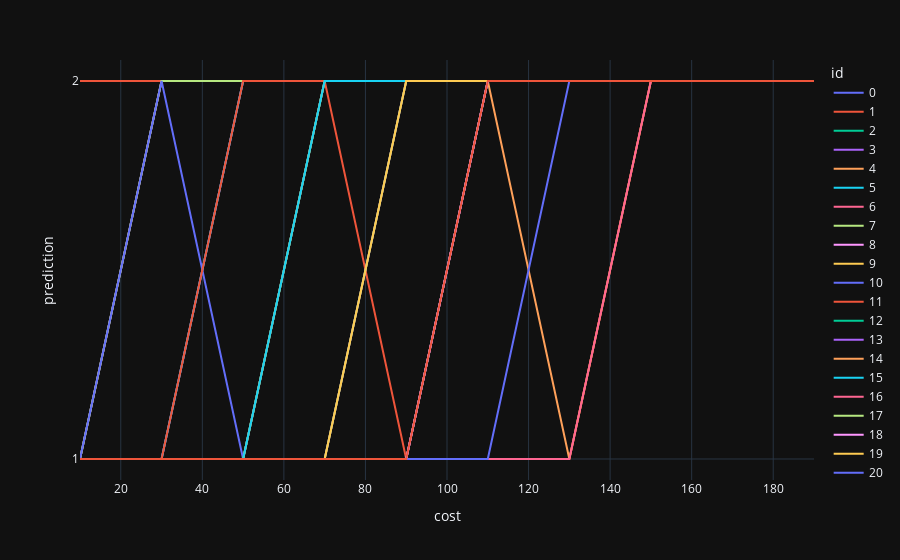

The code cell stored with this chart in its notebook:
### Code cell
plot_strategy(control_pred, "cost", "prediction", "id")

### Figure 1 — Plotly figure (JSON) as saved in the notebook; plotly's stock layout.template omitted (floating-point values rounded to 4 significant figures)
{"data": [{"hovertemplate": "id=0<br>cost=%{x}<br>prediction=%{y}<extra></extra>", "legendgroup": "0", "line": {"color": "#636efa", "dash": "solid"}, "marker": {"symbol": "circle"}, "mode": "lines", "name": "0", "orientation": "h", "showlegend": true, "x": [10, 30, 50, 70, 90, 110, 130, 150, 170, 190], "xaxis": "x", "y": ["1", "2", "2", "2", "2", "2", "2", "2", "2", "2"], "yaxis": "y", "type": "scatter"}, {"hovertemplate": "id=1<br>cost=%{x}<br>prediction=%{y}<extra></extra>", "legendgroup": "1", "line": {"color": "#EF553B", "dash": "solid"}, "marker": {"symbol": "circle"}, "mode": "lines", "name": "1", "orientation": "h", "showlegend": true, "x": [10, 30, 50, 70, 90, 110, 130, 150, 170, 190], "xaxis": "x", "y": ["2", "2", "2", "2", "1", "1", "1", "2", "2", "2"], "yaxis": "y", "type": "scatter"}, {"hovertemplate": "id=2<br>cost=%{x}<br>prediction=%{y}<extra></extra>", "legendgroup": "2", "line": {"color": "#00cc96", "dash": "solid"}, "marker": {"symbol": "circle"}, "mode": "lines", "name": "2", "orientation": "h", "showlegend": true, "x": [10, 30, 50, 70, 90, 110, 130, 150, 170, 190], "xaxis": "x", "y": ["1", "1", "1", "2", "2", "2", "2", "2", "2", "2"], "yaxis": "y", "type": "scatter"}, {"hovertemplate": "id=3<br>cost=%{x}<br>prediction=%{y}<extra></extra>", "legendgroup": "3", "line": {"color": "#ab63fa", "dash": "solid"}, "marker": {"symbol": "circle"}, "mode": "lines", "name": "3", "orientation": "h", "showlegend": true, "x": [10, 30, 50, 70, 90, 110, 130, 150, 170, 190], "xaxis": "x", "y": ["1", "1", "2", "2", "2", "2", "2", "2", "2", "2"], "yaxis": "y", "type": "scatter"}, {"hovertemplate": "id=4<br>cost=%{x}<br>prediction=%{y}<extra></extra>", "legendgroup": "4", "line": {"color": "#FFA15A", "dash": "solid"}, "marker": {"symbol": "circle"}, "mode": "lines", "name": "4", "orientation": "h", "showlegend": true, "x": [10, 30, 50, 70, 90, 110, 130, 150, 170, 190], "xaxis": "x", "y": ["1", "2", "2", "2", "2", "2", "1", "2", "2", "2"], "yaxis": "y", "type": "scatter"}, {"hovertemplate": "id=5<br>cost=%{x}<br>prediction=%{y}<extra></extra>", "legendgroup": "5", "line": {"color": "#19d3f3", "dash": "solid"}, "marker": {"symbol": "circle"}, "mode": "lines", "name": "5", "orientation": "h", "showlegend": true, "x": [10, 30, 50, 70, 90, 110, 130, 150, 170, 190], "xaxis": "x", "y": ["1", "1", "2", "2", "2", "2", "2", "2", "2", "2"], "yaxis": "y", "type": "scatter"}, {"hovertemplate": "id=6<br>cost=%{x}<br>prediction=%{y}<extra></extra>", "legendgroup": "6", "line": {"color": "#FF6692", "dash": "solid"}, "marker": {"symbol": "circle"}, "mode": "lines", "name": "6", "orientation": "h", "showlegend": true, "x": [10, 30, 50, 70, 90, 110, 130, 150, 170, 190], "xaxis": "x", "y": ["1", "1", "1", "2", "2", "2", "2", "2", "2", "2"], "yaxis": "y", "type": "scatter"}, {"hovertemplate": "id=7<br>cost=%{x}<br>prediction=%{y}<extra></extra>", "legendgroup": "7", "line": {"color": "#B6E880", "dash": "solid"}, "marker": {"symbol": "circle"}, "mode": "lines", "name": "7", "orientation": "h", "showlegend": true, "x": [10, 30, 50, 70, 90, 110, 130, 150, 170, 190], "xaxis": "x", "y": ["1", "2", "2", "2", "2", "2", "2", "2", "2", "2"], "yaxis": "y", "type": "scatter"}, {"hovertemplate": "id=8<br>cost=%{x}<br>prediction=%{y}<extra></extra>", "legendgroup": "8", "line": {"color": "#FF97FF", "dash": "solid"}, "marker": {"symbol": "circle"}, "mode": "lines", "name": "8", "orientation": "h", "showlegend": true, "x": [10, 30, 50, 70, 90, 110, 130, 150, 170, 190], "xaxis": "x", "y": ["1", "1", "1", "1", "1", "2", "2", "2", "2", "2"], "yaxis": "y", "type": "scatter"}, {"hovertemplate": "id=9<br>cost=%{x}<br>prediction=%{y}<extra></extra>", "legendgroup": "9", "line": {"color": "#FECB52", "dash": "solid"}, "marker": {"symbol": "circle"}, "mode": "lines", "name": "9", "orientation": "h", "showlegend": true, "x": [10, 30, 50, 70, 90, 110, 130, 150, 170, 190], "xaxis": "x", "y": ["1", "1", "1", "1", "1", "2", "2", "2", "2", "2"], "yaxis": "y", "type": "scatter"}, {"hovertemplate": "id=10<br>cost=%{x}<br>prediction=%{y}<extra></extra>", "legendgroup": "10", "line": {"color": "#636efa", "dash": "solid"}, "marker": {"symbol": "circle"}, "mode": "lines", "name": "10", "orientation": "h", "showlegend": true, "x": [10, 30, 50, 70, 90, 110, 130, 150, 170, 190], "xaxis": "x", "y": ["1", "2", "1", "1", "1", "2", "2", "2", "2", "2"], "yaxis": "y", "type": "scatter"}, {"hovertemplate": "id=11<br>cost=%{x}<br>prediction=%{y}<extra></extra>", "legendgroup": "11", "line": {"color": "#EF553B", "dash": "solid"}, "marker": {"symbol": "circle"}, "mode": "lines", "name": "11", "orientation": "h", "showlegend": true, "x": [10, 30, 50, 70, 90, 110, 130, 150, 170, 190], "xaxis": "x", "y": ["1", "1", "2", "2", "2", "2", "2", "2", "2", "2"], "yaxis": "y", "type": "scatter"}, {"hovertemplate": "id=12<br>cost=%{x}<br>prediction=%{y}<extra></extra>", "legendgroup": "12", "line": {"color": "#00cc96", "dash": "solid"}, "marker": {"symbol": "circle"}, "mode": "lines", "name": "12", "orientation": "h", "showlegend": true, "x": [10, 30, 50, 70, 90, 110, 130, 150, 170, 190], "xaxis": "x", "y": ["1", "1", "1", "2", "2", "2", "2", "2", "2", "2"], "yaxis": "y", "type": "scatter"}, {"hovertemplate": "id=13<br>cost=%{x}<br>prediction=%{y}<extra></extra>", "legendgroup": "13", "line": {"color": "#ab63fa", "dash": "solid"}, "marker": {"symbol": "circle"}, "mode": "lines", "name": "13", "orientation": "h", "showlegend": true, "x": [10, 30, 50, 70, 90, 110, 130, 150, 170, 190], "xaxis": "x", "y": ["1", "1", "1", "1", "2", "2", "2", "2", "2", "2"], "yaxis": "y", "type": "scatter"}, {"hovertemplate": "id=14<br>cost=%{x}<br>prediction=%{y}<extra></extra>", "legendgroup": "14", "line": {"color": "#FFA15A", "dash": "solid"}, "marker": {"symbol": "circle"}, "mode": "lines", "name": "14", "orientation": "h", "showlegend": true, "x": [10, 30, 50, 70, 90, 110, 130, 150, 170, 190], "xaxis": "x", "y": ["1", "1", "1", "2", "2", "2", "2", "2", "2", "2"], "yaxis": "y", "type": "scatter"}, {"hovertemplate": "id=15<br>cost=%{x}<br>prediction=%{y}<extra></extra>", "legendgroup": "15", "line": {"color": "#19d3f3", "dash": "solid"}, "marker": {"symbol": "circle"}, "mode": "lines", "name": "15", "orientation": "h", "showlegend": true, "x": [10, 30, 50, 70, 90, 110, 130, 150, 170, 190], "xaxis": "x", "y": ["1", "1", "1", "2", "2", "2", "2", "2", "2", "2"], "yaxis": "y", "type": "scatter"}, {"hovertemplate": "id=16<br>cost=%{x}<br>prediction=%{y}<extra></extra>", "legendgroup": "16", "line": {"color": "#FF6692", "dash": "solid"}, "marker": {"symbol": "circle"}, "mode": "lines", "name": "16", "orientation": "h", "showlegend": true, "x": [10, 30, 50, 70, 90, 110, 130, 150, 170, 190], "xaxis": "x", "y": ["1", "1", "1", "1", "1", "1", "1", "2", "2", "2"], "yaxis": "y", "type": "scatter"}, {"hovertemplate": "id=17<br>cost=%{x}<br>prediction=%{y}<extra></extra>", "legendgroup": "17", "line": {"color": "#B6E880", "dash": "solid"}, "marker": {"symbol": "circle"}, "mode": "lines", "name": "17", "orientation": "h", "showlegend": true, "x": [10, 30, 50, 70, 90, 110, 130, 150, 170, 190], "xaxis": "x", "y": ["1", "1", "1", "1", "2", "2", "2", "2", "2", "2"], "yaxis": "y", "type": "scatter"}, {"hovertemplate": "id=18<br>cost=%{x}<br>prediction=%{y}<extra></extra>", "legendgroup": "18", "line": {"color": "#FF97FF", "dash": "solid"}, "marker": {"symbol": "circle"}, "mode": "lines", "name": "18", "orientation": "h", "showlegend": true, "x": [10, 30, 50, 70, 90, 110, 130, 150, 170, 190], "xaxis": "x", "y": ["1", "1", "1", "1", "1", "2", "2", "2", "2", "2"], "yaxis": "y", "type": "scatter"}, {"hovertemplate": "id=19<br>cost=%{x}<br>prediction=%{y}<extra></extra>", "legendgroup": "19", "line": {"color": "#FECB52", "dash": "solid"}, "marker": {"symbol": "circle"}, "mode": "lines", "name": "19", "orientation": "h", "showlegend": true, "x": [10, 30, 50, 70, 90, 110, 130, 150, 170, 190], "xaxis": "x", "y": ["1", "1", "1", "1", "2", "2", "2", "2", "2", "2"], "yaxis": "y", "type": "scatter"}, {"hovertemplate": "id=20<br>cost=%{x}<br>prediction=%{y}<extra></extra>", "legendgroup": "20", "line": {"color": "#636efa", "dash": "solid"}, "marker": {"symbol": "circle"}, "mode": "lines", "name": "20", "orientation": "h", "showlegend": true, "x": [10, 30, 50, 70, 90, 110, 130, 150, 170, 190], "xaxis": "x", "y": ["1", "1", "1", "1", "1", "1", "2", "2", "2", "2"], "yaxis": "y", "type": "scatter"}, {"hovertemplate": "id=21<br>cost=%{x}<br>prediction=%{y}<extra></extra>", "legendgroup": "21", "line": {"color": "#EF553B", "dash": "solid"}, "marker": {"symbol": "circle"}, "mode": "lines", "name": "21", "orientation": "h", "showlegend": true, "x": [10, 30, 50, 70, 90, 110, 130, 150, 170, 190], "xaxis": "x", "y": ["1", "1", "1", "1", "1", "2", "2", "2", "2", "2"], "yaxis": "y", "type": "scatter"}], "layout": {"xaxis": {"anchor": "y", "domain": [0.0, 1.0], "title": {"text": "cost"}}, "yaxis": {"anchor": "x", "domain": [0.0, 1.0], "title": {"text": "prediction"}}, "legend": {"title": {"text": "id"}, "tracegroupgap": 0}, "margin": {"t": 60}}}
